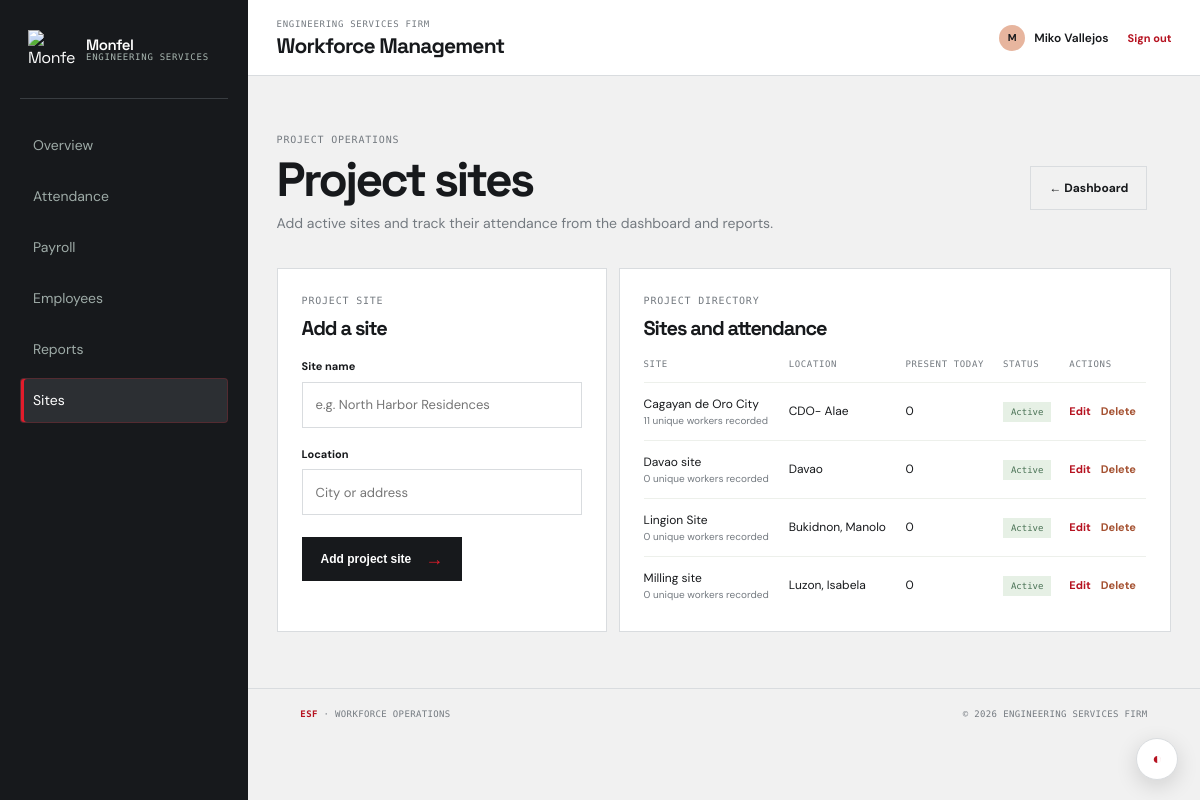
/Engineering_Services_Firm/sites.php (signed in), run on the app's committed database.
### tables this page shows
CREATE TABLE `projects` (
  `id` int(10) UNSIGNED NOT NULL,
  `name` varchar(150) NOT NULL,
  `location` varchar(255) DEFAULT NULL,
  `active` tinyint(1) NOT NULL DEFAULT '1',
  `created_at` datetime NOT NULL DEFAULT CURRENT_TIMESTAMP
);

### Engineering_Services_Firm/Includes/bootstrap.php (called while the page is built, shortened)
<?php
function db() {
    static $pdo = null;
    if ($pdo === null) {
        $config = require ROOT_PATH . '/Backend/config/database.php';
        $dsn = 'mysql:host=' . $config['host'] . ';dbname=' . $config['database'] . ';charset=' . $config['charset'];
        $pdo = new PDO($dsn, $config['username'], $config['password'], array(
            PDO::ATTR_ERRMODE => PDO::ERRMODE_EXCEPTION,
            PDO::ATTR_DEFAULT_FETCH_MODE => PDO::FETCH_ASSOC,
            PDO::ATTR_EMULATE_PREPARES => false
        ));
    }
    return $pdo;
}
function e($value) {
    return htmlspecialchars((string) $value, ENT_QUOTES, 'UTF-8');
}

### Engineering_Services_Firm/sites.php (the view, shortened to what this page needs)
<?php
require_once __DIR__ . '/Includes/bootstrap.php';
$name = '';
$location = '';
$editId = isset($_POST['site_id']) ? (int) $_POST['site_id'] : (isset($_GET['edit']) ? (int) $_GET['edit'] : 0);
$sites = db()->query("SELECT p.id, p.name, p.location, p.active, COUNT(DISTINCT CASE WHEN a.work_date = CURDATE() AND a.status = 'present' THEN a.employee_id END) AS present_today, COUNT(DISTINCT a.employee_id) AS workers_recorded FROM projects p LEFT JOIN attendance a ON a.project_id = p.id GROUP BY p.id, p.name, p.location, p.active ORDER BY p.active DESC, p.name")->fetchAll();
require __DIR__ . '/Includes/header.php';
?>
<main>
    <section class="module-heading"><div><p class="eyebrow">Project operations</p><h1>Project sites</h1><p class="intro-copy">Add active sites and track their attendance from the dashboard and reports.</p></div><a class="button button-outline" href="dashboard.php">← Dashboard</a></section>
    <section class="module-grid">
        <article class="panel module-form"><div class="panel-heading"><div><p class="eyebrow">Project site</p><h2><?= $editId ? 'Edit site' : 'Add a site' ?></h2></div></div><form method="post"><input type="hidden" name="csrf_token" value="<?= e(csrf_token()) ?>"><input type="hidden" name="site_id" value="<?= (int) $editId ?>"><div class="form-grid"><div class="form-field form-wide"><label for="name">Site name</label><input id="name" name="name" maxlength="150" value="<?= e($name) ?>" placeholder="e.g. North Harbor Residences" required></div><div class="form-field form-wide"><label for="location">Location</label><input id="location" name="location" maxlength="255" value="<?= e($location) ?>" placeholder="City or address"></div></div><button class="button button-dark" type="submit" name="action" value="save"><?= $editId ? 'Update site' : 'Add project site' ?> <span>→</span></button><?php if ($editId): ?> <a class="text-link" href="sites.php">Cancel</a><?php endif; ?></form></article>
        <article class="panel"><div class="panel-heading"><div><p class="eyebrow">Project directory</p><h2>Sites and attendance</h2></div></div><div class="table-wrap"><table><thead><tr><th>Site</th><th>Location</th><th>Present today</th><th>Status</th><th>Actions</th></tr></thead><tbody><?php if (!$sites): ?><tr><td colspan="5">No sites have been added yet.</td></tr><?php endif; ?><?php foreach ($sites as $site): ?><tr><td><?= e($site['name']) ?><small class="table-subtext"><?= (int) $site['workers_recorded'] ?> unique workers recorded</small></td><td><?= e($site['location'] ?: '—') ?></td><td><?= (int) $site['present_today'] ?></td><td><span class="status-pill <?= $site['active'] ? 'status-present' : 'status-away' ?>"><?= $site['active'] ? 'Active' : 'Inactive' ?></span></td><td><a class="text-link" href="sites.php?edit=<?= (int) $site['id'] ?>">Edit</a><form method="post" class="inline-delete-form" onsubmit="return confirm('Delete this site and all attendance records recorded at it? This cannot be undone.');"><input type="hidden" name="csrf_token" value="<?= e(csrf_token()) ?>"><input type="hidden" name="site_id" value="<?= (int) $site['id'] ?>"><button class="text-button-danger" type="submit" name="action" value="delete">Delete</button></form></td></tr><?php endforeach; ?></tbody></table></div></article>
    </section>
</main>
<?php require __DIR__ . '/Includes/footer.php'; ?>

### Engineering_Services_Firm/Assets/css/style.css (style rules this page uses)
:root { --ink: #17191c; --muted: #747a80; --paper: #f1f1f1; --white: #fff; --line: #d9dcdf; --orange: #e21c2b; --orange-dark: #b61220; --green: #658c6c; --blue: #7594a6; --yellow: #d6a354; }
* { box-sizing: border-box; }
html { scroll-behavior: smooth; }
body { margin: 0; color: var(--ink); background: var(--paper); font-family: 'DM Sans', sans-serif; line-height: 1.5; }
a { color: inherit; text-decoration: none; }
.form-grid { display: grid; grid-template-columns: repeat(2, minmax(0, 1fr)); gap: 18px; }
.form-wide { grid-column: span 2; }
.form-field label { display: block; margin-bottom: 7px; color: var(--ink); font-size: 11px; font-weight: 700; }
.form-field input, .form-field select { width: 100%; height: 46px; padding: 0 13px; border: 1px solid var(--line); outline: 0; background: var(--white); color: var(--ink); font: inherit; font-size: 13px; }
main { width: min(89%, 1240px); margin: 0 auto; }
.eyebrow { margin: 0 0 9px; color: var(--muted); font-family: 'DM Mono', monospace; font-size: 10px; letter-spacing: .08em; text-transform: uppercase; }
h1, h2, p { margin-top: 0; }
h1, h2 { font-family: 'Space Grotesk', sans-serif; letter-spacing: -.055em; }
h1 { margin-bottom: 9px; font-size: clamp(34px, 4vw, 52px); line-height: 1; }
h2 { margin-bottom: 0; font-size: 20px; line-height: 1.1; }
.intro-copy { margin: 0; color: var(--muted); font-size: 14px; }
.button { display: inline-flex; align-items: center; justify-content: center; gap: 14px; min-height: 44px; padding: 0 18px; border: 1px solid transparent; font-size: 12px; font-weight: 700; cursor: pointer; transition: transform .2s ease, background .2s ease; }
.button-dark { color: #fff; background: var(--ink); }
.button span, .text-link span, .panel-footer-link span { color: var(--orange); font-size: 18px; line-height: 0; }
.panel { border: 1px solid var(--line); background: var(--white); }
.panel-heading { display: flex; align-items: start; justify-content: space-between; padding: 24px 24px 19px; }
.text-link, .panel-footer-link { color: var(--orange-dark); font-size: 11px; font-weight: 700; }
.table-wrap { overflow-x: auto; padding: 0 24px 17px; }
table { width: 100%; border-collapse: collapse; font-size: 12px; white-space: nowrap; }
th { padding: 0 8px 10px; color: var(--muted); font-family: 'DM Mono'; font-size: 9px; font-weight: 400; letter-spacing: .07em; text-align: left; text-transform: uppercase; }
td { padding: 12px 8px; border-top: 1px solid #edf0eb; }
th:first-child, td:first-child { padding-left: 0; }
.status-pill { padding: 5px 8px; font-family: 'DM Mono'; font-size: 9px; }
.status-present { color: #4a7255; background: #e6f0e5; }
.button-outline { margin: 0 24px 24px; color: var(--ink); border-color: var(--line); }
.module-heading { display: flex; align-items: end; justify-content: space-between; padding: 56px 0 34px; }
.module-heading h1 { margin-bottom: 9px; }
.module-grid { display: grid; grid-template-columns: minmax(330px, .8fr) minmax(0, 1.4fr); gap: 12px; margin-bottom: 56px; }
.module-form form { padding: 0 24px 24px; }
.module-form .button { margin-top: 22px; }
.table-subtext { display: block; color: var(--muted); font-size: 10px; }
.inline-delete-form { display: inline; margin-left: 10px; }
.text-button-danger { padding: 0; color: #a55232; border: 0; background: transparent; font: inherit; font-size: 11px; font-weight: 700; cursor: pointer; }
.site-header, .workspace-header, body, main, .panel, .metric-card, .registration-card, .site-footer, .table-wrap, th, td, input, select, textarea, .button, .theme-toggle, .top-nav a, .status-pill { transition: color 600ms cubic-bezier(.22,1,.36,1), background-color 600ms cubic-bezier(.22,1,.36,1), border-color 600ms cubic-bezier(.22,1,.36,1), box-shadow 600ms cubic-bezier(.22,1,.36,1); }
@media (min-width: 701px) { body:has(.site-header:not(.auth-header)) { padding-left: 248px; } }
@media (min-width: 701px) { body:has(.site-header:not(.auth-header)) main { width: min(94%, 1440px); } }

### data on the page
projects: name "Cagayan de Oro City", workers_recorded "11", location "CDO- Alae", present_today "0", active "Active"
projects: name "Davao site", workers_recorded "0", location "Davao", present_today "0", active "Active"
projects: name "Lingion Site", workers_recorded "0", location "Bukidnon, Manolo", present_today "0", active "Active"
projects: name "Milling site", workers_recorded "0", location "Luzon, Isabela", present_today "0", active "Active"
